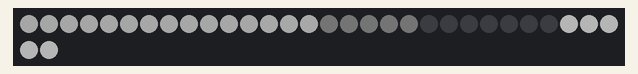
This sketch was run on a simulated Arduino Uno, built with avr-gcc and run on an emulated ATmega328P. Shown: 32 RGB LEDs in strip order, left to right, continuing on the next row. Dim RGB values are drawn brighter than linear; random numbers use the default seed unless the sketch sets one.

Above: at 9.53 s.
At 10.09 s:
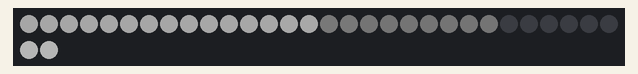
At 37.0 s:
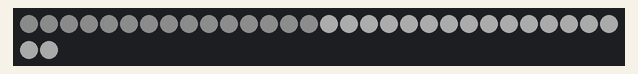

The sketch:

FiberOptic_Neopixel.ino
```cpp
// Fiber-Optic-LED-Lamp:
//
// See: https://www.instructables.com/Fiber-Optic-LED-Lamp
//
// I adapted the code to suit my GRBW addressable LED strips
// The FastLED library does not support these GRBW strips, but Neopixel does.
// But the original code for the 'Noise effect' as sugested is only available for FastLED.
// See: https://www.instructables.com/Fiber-Optic-and-LEDs-a-Wall-Decoration
//
// So I initialize both libraries, and let FastLED do the work, then in the final stage I copy
// the FastLED values to the Neopixel strip and add the bri(brightness) value to the white LED.
//

#include <Adafruit_NeoPixel.h>
#include <FastLED.h>

#define NUM_LEDS 32
#define PIN 15
#define NEO_PTYPE  NEO_GRBW  // f.e. SK6812
#define BRIGHTNESS  255 // set max brightness

// FastLED
CRGB leds[NUM_LEDS];
CRGBPalette16 currentPalette;
CRGBPalette16 targetPalette;
TBlendType    currentBlending;                                // NOBLEND or LINEARBLEND
uint8_t maxChanges = 24;                                      // Number of tweens between palettes.

// NeoPixel
Adafruit_NeoPixel strip = Adafruit_NeoPixel(NUM_LEDS, PIN, NEO_PTYPE + NEO_KHZ800);

void setup()
{
  Serial.begin(115200);
  delay(1000);
  strip.begin();
  strip.setBrightness(BRIGHTNESS); // set brightness
  strip.show(); // Initialize all pixels to 'off'
}


// *** REPLACE FROM HERE ***
void loop() {
  Noiseloop();
}


// *************************
// ** LEDEffect Functions **
// *************************

void Noiseloop(){
  for(int i = 0; i< 1000; i++) {
    nblendPaletteTowardPalette(currentPalette, targetPalette, maxChanges);  // Blend towards the target palette
    noise16_3();
    showStrip();
    delay(50);
  }
  targetPalette = CRGBPalette16(CHSV(random8(), 255, random8(128,255)), CHSV(random8(), 255, random8(128,255)), CHSV(random8(), 192, random8(128,255)), CHSV(random8(), 255, random8(128,255)));
}

// ***************************************
// ** FastLed/NeoPixel Common Functions **
// ***************************************

// Apply LED color changes
void showStrip() {
 // NeoPixel
 strip.show();
}

// Set a LED color (not yet visible)
void setPixel(int Pixel, byte red, byte green, byte blue) {
 // NeoPixel
 strip.setPixelColor(Pixel, strip.Color(red, green, blue));
}

// Set a LED color (not yet visible)
void setPixel4(int Pixel, byte red, byte green, byte blue, byte white) {
 // NeoPixel
 strip.setPixelColor(Pixel, strip.Color(red, green, blue, white));
}

// Set all LEDs to a given color and apply it (visible)
void setAll(byte red, byte green, byte blue) {
  for(int i = 0; i < NUM_LEDS; i++ ) {
    setPixel(i, red, green, blue);
  }
  showStrip();
}

// Set all LEDs to a given color and apply it (visible)
void setAll4(byte red, byte green, byte blue, byte white) {
  for(int i = 0; i < NUM_LEDS; i++ ) {
    setPixel4(i, red, green, blue, white);
  }
  showStrip();
}

void noise16_3() {                                            // no x/y shifting but scrolling along
  uint8_t scale = 1000;                                       // the "zoom factor" for the noise
  for (uint16_t i = 0; i < NUM_LEDS; i++) {
    uint16_t shift_x = 4223;                                  // no movement along x and y
    uint16_t shift_y = 1234;
    uint32_t real_x = (i + shift_x) * scale;                  // calculate the coordinates within the noise field
    uint32_t real_y = (i + shift_y) * scale;                  // based on the precalculated positions
    uint32_t real_z = millis()*2;                             // increment z linear
    uint8_t noise = inoise16(real_x, real_y, real_z) >> 7;    // get the noise data and scale it down
    uint8_t index = sin8(noise*3);                            // map led color based on noise data
    uint8_t bri   = noise;
    leds[i] = ColorFromPalette(currentPalette, index, bri, LINEARBLEND);   // With that value, look up the 8 bit colour palette value and assign it to the current LED.
    setPixel4(i, leds[i].r, leds[i].g, leds[i].b, bri/4);
  }
}
```
